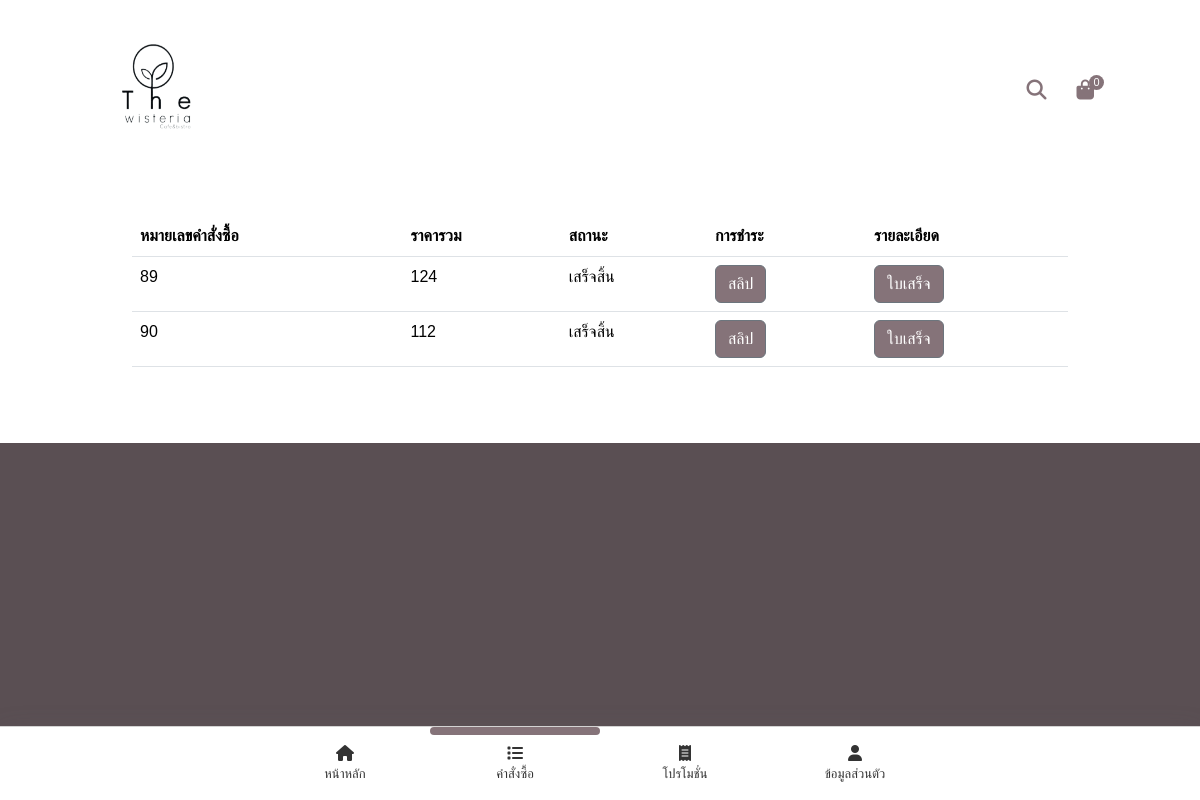
Screenshot of /historyOrder.php (signed in) with the database file from the repository.
### tables this page shows
CREATE TABLE `orders` (
  `order_id` int(11) NOT NULL,
  `user_id` int(11) NOT NULL,
  `order_price` int(11) NOT NULL,
  `order_slip` varchar(100) DEFAULT NULL,
  `order_date` datetime NOT NULL DEFAULT current_timestamp(),
  `order_status` varchar(200) NOT NULL,
  `discount` int(11) NOT NULL
);

### historyOrder.php (the view, shortened to what this page needs)
<!DOCTYPE html>
<html lang="en">
<head>
    <link href="https://cdn.jsdelivr.net/npm/bootstrap@5.3.2/dist/css/bootstrap.min.css" rel="stylesheet"
>
    <link rel="stylesheet" href="StyleCss/navbarCss/navbar.css"/>
    <link rel="stylesheet" href="StyleCss/indexCss/indexCss.css"/>
    <link rel="stylesheet" href="StyleCss/historyOrderCss/historyOrderCss.css"/>
    <link
      rel="stylesheet"
      href="https://cdnjs.cloudflare.com/ajax/libs/font-awesome/6.4.2/css/all.min.css"
    />
</head>
<?php $page='historyOrder'; include_once("navbar.php"); ?>
<body>
   <div class="container-menuList container-history">
   <table class="table table-hover" style="">
    <thead>
        <tr>
        <th scope="col">หมายเลขคำสั่งซื้อ</th>
        <th scope="col">ราคารวม</th>
        <th scope="col">สถานะ</th>
        <th scope="col">การชำระ</th>
        <th scope="col">รายละเอียด</th>
        </tr>
    </thead>
    <tbody>
    <?php
        $user_id = $_SESSION['user'];
        include("./PhpProcess/DatabaseCon.php");
        $sqlOrder = "SELECT orders.*,user.*
        FROM orders
        INNER JOIN user ON orders.user_id=user.user_id
        WHERE orders.user_id='$user_id'";
        $resultOrder = $con->query($sqlOrder);
        while ($rowOrder = $resultOrder->fetch_assoc()) {
            $order_id = $rowOrder['order_id'];
            $order_slip = $rowOrder['order_slip'];
            $order_status = $rowOrder['order_status'];
            $sqlOrderDetail = "SELECT * FROM order_detail WHERE order_id='$order_id'";
            $resultOrderDetail = $con->query($sqlOrderDetail);
            $order_menu = [];
            $jsonOr = json_encode($rowOrder);
            while ($rowOrderDetail = $resultOrderDetail->fetch_assoc()) {
                $cart_id = $rowOrderDetail["cart_id"];
                $sql = "SELECT menu.*,cart.*,
                        CONCAT('[', GROUP_CONCAT(JSON_OBJECT('addons_id', menu_addons.addons_id, 'addons_name', menu_addons.addons_name, 'addons_price', menu_addons.addons_price)), ']') AS addons_list
                FROM menu
                LEFT JOIN cart ON cart.menu_id = menu.menu_id
                LEFT JOIN cart_sp ON cart.cart_id = cart_sp.cart_id AND cart_sp.cartSp_status IS NULL
                LEFT JOIN menu_addons ON menu_addons.addons_id = cart_sp.addons_id
                WHERE cart.cart_id = '$cart_id'
                GROUP BY cart.cart_id;";
                $result = $con->query($sql);
                while ($row = $result->fetch_assoc()) {
                    array_push($order_menu, $row);
                }
                $json = json_encode($order_menu);
            }
    ?>
        <tr>
            <td><?php echo($rowOrder["order_id"]);?></td>
            <td scope="row"><?php echo($rowOrder["order_price"]);?></td>
                <td id="or<?php echo($order_id);?>">
                <?php if($order_status=="wait"): ?>
                    รอรับออเดอร์
                    <td>-</td>
                <?php elseif($order_status=="receive"): ?>
                    รับออเดอร์แล้ว
                    <td>-</td>
                <?php elseif($order_status=="success"): ?>
                    เสร็จสิ้น
                    <td><button style="background-color:#857379 !important;" onclick="slipView('<?php echo($order_slip);?>',`./`)" class="btn btn-secondary">สลิป</button></td>
                <?php elseif($order_status=="cancel"): ?>
                    ยกเลิกออเดอร์
                    <td>-</td>
                <?php endif ?>
                </td>
                <?php if($order_status=="success"): ?>
                <td><button style="background-color:#857379 !important;" onclick='ViewOrderItemUser(`<?php echo($json);?>`,`./`,<?php echo($jsonOr);?>)' class="btn btn-secondary">ใบเสร็จ</button></td>
                <?php else: ?>
                <td>-</td>
                <?php endif ?>
        </tr>
        <?php }?>
    </tbody>
    </table>
   </div>
   <div class="container-footer">
   </div>
</body>
</html>

### StyleCss/navbarCss/navbar.css (style rules this page uses)
* { margin: 0; padding: 0; box-sizing: border-box; font-family: sans-serif; }

### StyleCss/indexCss/indexCss.css (style rules this page uses)
* { margin: 0; padding: 0; box-sizing: border-box; }
.container-menuList { width: 100%; padding: 3% 11%; padding-bottom: 5%; height: auto; overflow: hidden; }
.container-footer { background-color: #5a4f53; width: 100%; height: 300px; }

### StyleCss/historyOrderCss/historyOrderCss.css (style rules this page uses)
.container-history { margin-top: 180px; }

### rows the page displays
orders: order_id "89", order_price "124"
orders: order_id "90", order_price "112"

### other values shown
$cartCount "0"
